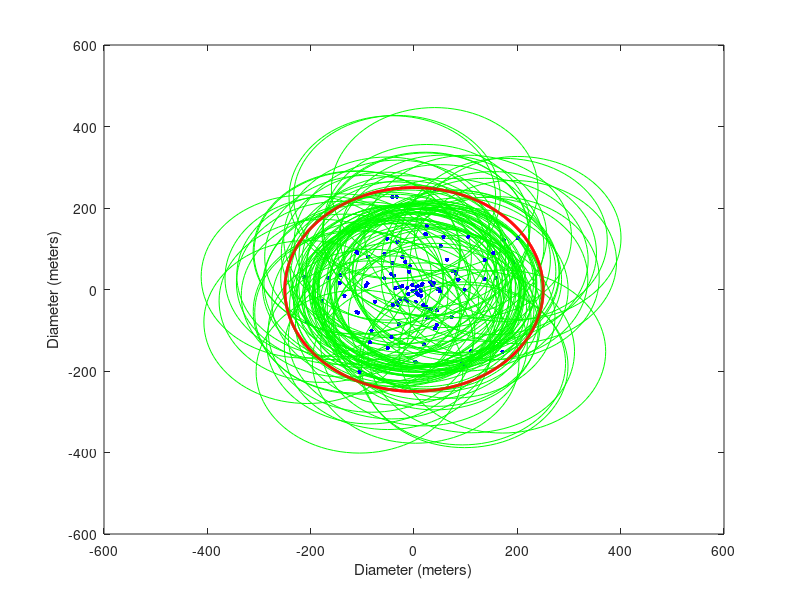
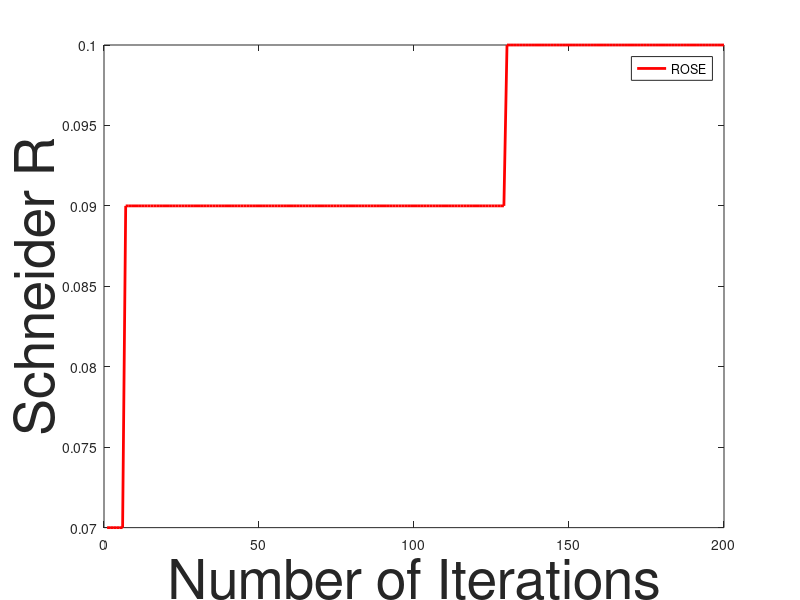

The MATLAB script that drew these images, in order:
clc
clear all;
close all;
%%%%%%%%%%% Initilizing General Variables %%%%%%%%%%%%%%%%%
R = 250; %radius of circle
Range = 200; %transmission range of nodes
N = 100; %number of nodes
Degree=zeros(1,N);
fitness_func_R=0;
s=(N*(N+1))/2; % Size of choromosome
no_of_chrom=20;
pop_members=no_of_chrom/2; %number of members in a population
chrom(1,s)=0; %initializing chromosome generalize
chrom_pop(1,s)=0; %initializing chromosome for population 1
pop1_chrom(pop_members,s)=0; %chromosome matrix of population 1
chrom_test(N,N)=0; %initilaizing matrix to save 3x3 into 2x2 matrix for chromosome generation
neighbour_limit=50; %no of neighbours each node can form
degree_check(1,N)=0;% to check degree of nodes in a adjacency matrix
B_D(N,N,no_of_chrom)=0; %initializing 3D matrix for storing adjacency matrix of population
threshold= 0.3; % threshhold or PChange for mutation
imax=100; %maximum itrations
schineder_R_imax(imax)=0;
aplha=0.8; % to calculate Ti from To in SA
max_step=200; % maximum itrations in SA
alpha=0.9;
%%%%%%%%%%%%%% Start cirle with diameter 500m, for defining field
t=0:pi/500:2*pi; 
x1=R*cos(t);
y1=R*sin(t);

plot(x1,y1,'r', 'LineWidth',2.0)
xlabel('Diameter (meters)');
ylabel('Diameter (meters)');
hold on;
%%%%%%%%%%%%% End cirle with diameter 500m, for defining field
distance= @(x,y) sqrt(((x.xd-y.xd)^2) + ((x.yd-y.yd)^2)); %Calculating Ecladian Distance

for i=1:N
    r=R;
    th=2*pi;
    r=r * rand ;
    th=th * rand ;
    x=r*(cos(th));
    y=r*(sin(th));
%%%% Start cirle with radius 200m, for defining nodes range    
    th = 0:pi/50:2*pi;
    xunit = Range * cos(th) + x;
    yunit = Range * sin(th) + y;
    plot(xunit, yunit, 'g', 'LineWidth',0.5);
    hold on
%%%% End cirle with radius 200m, for defining nodes range
    S(i).xd=x;
    S(i).yd=y;
    S(i).Nei= [];
    plot(S(i).xd,S(i).yd,'b.','MarkerSize',10)
    hold on
end

plot(x1,y1,'r', 'LineWidth',2.0)
hold on
plot(S(i).xd,S(i).yd,'b.','MarkerSize',10)
for i=1:N
    index=1;
    for j=1:N
           if i~=j
                distance_with_node =  distance(S(i),S(j));
                %if distance_with_node <= Range && numel(S(i).Nei)~=10
                if distance_with_node <= Range 
                    S(i).Nei (index)= j;
                    index=index+1;
                    hold on
                end               
           end
    end   
end

%%%%%%%%%%%%%%%%%%%%% Start of Adjacency Matrix %%%%%%%%%%%%%%%%%%%%
for i=1:N
    for j=1:N
        Member_check = ismember(i, S(j).Nei(:));
        if Member_check == 0
            A(i,j) = 0;
        else
            A(i,j) =1;
        end
    end
    Degree(i)=numel(S(i).Nei);
end
%%%%%%%%%%%%% End of Adjacency Matrix %%%%%%%%%%%%%%% 
%%%%%%%%%%%%% Start of Charomosome %%%%%%%%%%%%%%%%
j=1;
k=1;
l=N;
for i=j:N
  for m=j:N
    A(j,m);
     chrom(1,k)= A(j,m); % generating charomosome of orignal topology
     k=k+1;
  end
  j=j+1;    
end
%%%%%%%%%%%%% End of Charomosome %%%%%%%%%%%%%%%%


%%%%%%%%%%%%%%% Multiple Neighbours 3D Matix %%%%%%%%%%%%
B_D(:,:,1)=A; %storing orignal topology in 1st position of population
for k=2:no_of_chrom    %filling 2nd to 19th topologies in population 
    B_D(:,:,k)=A;
    for j=1:N
        degree_check(1,j)= sum(B_D(j,:,k));
        while degree_check(1,j) > neighbour_limit %applying edge limit n topology over population
            B_D(j,ceil(rand(1)*N),k)=0;     %deleting random edge from adjacency matrix for randomization        
            degree_check(1,j)= sum(B_D(j,:,k));
        end        
    end    
end


%%%%%%%%%%%%%%%%%%%%%%%%   Generating 1st population  %%%%%%%%%%%%%%%%%%
for i=1:pop_members %pop_members is limit of number of members in population
    pop1_adj(:,:,i)=B_D(:,:,i);    %saving first half of B_D in pop1_adj    
end
SA=pop1_adj;

%%%%%%%%%%%%%%%%%%% Chromosomes of 1st Population %%%%%%%%%%%%%%%%%%%%%%%%
for i=1:pop_members
    for j=1:N
            for k=1:N
                x=pop1_adj(j,k,i);
                chrom_test(j,k)=x;  
    
            end
    end


%%%%%%%% Choromosome converstion of adjacency matrix of chrom_test %%%%%%%%
j1=1;
k1=1;
l1=N;
for i1=j1:N
  for m1=j1:N
    A(j1,m1);
     chrom_pop(1,k1)= chrom_test(j1,m1); % generating charomosome of orignal topology
     k1=k1+1;
  end
  j1=j1+1;    
end    
pop1_chrom(i,:)=chrom_pop(1,:);    
    
 end

%%%%%%%%%%%  Generating 2nd population  %%%%%%%%%%%%%

for i=1:pop_members
    
    pop2_adj(:,:,i)=B_D(:,:,i+pop_members); %saving second half of B_D in pop2_adj

    
    
end  

%%%%%%% Chromosomes of 2nd Population %%%%%%%
%%%%%%%%%%%%%%%%%%% Chromosomes of 1st Population %%%%%%%%%%%%%%%%%%%%%%%%
for i=1:pop_members
    for j=1:N
            for k=1:N
                x=pop2_adj(j,k,i);
                chrom_test(j,k)=x;  
    
            end
    end


    %%%%%%%%choromosome converstion of adjacency matrix of chrom_test %%%%%%%%
j1=1;
k1=1;
l1=N;
for i1=j1:N
  for m1=j1:N
    A(j1,m1);
     chrom_pop(1,k1)= chrom_test(j1,m1); % generating charomosome of orignal topology
     k1=k1+1;
  end
  j1=j1+1;    
end    
pop2_chrom(i,:)=chrom_pop(1,:);   
end
%%%%%%%%%%%%%%%%%%%%%%% Itrations %%%%%%%%%%%%%%%%%%%%%%%%%%%%%%%
schineder_R1(1,10)=0; % for saving R values of pop1
schineder_R2(1,10)=0; % for saving R values of pop2
schineder_R_imax(1,imax)=0; % for saving R values of all itrations

%%%%%%%%%%%%%%% SA Veriable %%%%%%%%%%%%%%%%%
%%%%%% Calculating R of 1st Population Set %%%%%%%%%%%%%%%%%%%%%
   for n=1:pop_members %pop_members is limit of number of members in population
        c=SA(:,:,n);    %sconverting 3D matrix into 2D matric for calculation of R    
  
            for k=1:N
                degree_R(k)=sum(c(:,k));    %%degree calculation of matrix C, ready for calculation of schineder R
            end

    %%%%%%%%%%%%%%%%%%%% Calculating R   %%%%%%%%%%%%%%%%%%%%%%%%%%%%%%%%%%%%%%%%%
    %%%%%%%%%%% Calculating Maximum Degree Node %%%%%%%%%%%%%%%%
    [max_num,max_idx] = max(degree_R(:));
    max_idx;
    %%%%%%%%%%%% Deleting Maximum Degree Node %%%%%%%%%%%%%%%%%%
    A_D=c;
    A_D(:,max_idx)=0;
    A_D(max_idx,:)=0;
    %%%%%%%%% Finding 2nd Maximum degree %%%%%%%%%%%%%%%%%%%%%%%
    second_Degree(1,N)=0;
    for i=1:N
        for j=1:N
            second_Degree(j)= sum(A_D(:,j));
        end
    end
    [second_max_num,second_max_idx] = max(second_Degree(:));
    second_max_idx;
    %%%%%%%%%%%%%% Finding 90% Degrees in Comparison to Maximum degree %%%%%
    ninty_percent_max_degree=(max_num/100)*90;
    ninty_percent_threshold=0;
    num_ninty_percent_nodes=0;
   for j=1:N
        if second_Degree(j)>= ninty_percent_max_degree;
           num_ninty_percent_nodes= num_ninty_percent_nodes+1;
        end
   end
    num_ninty_percent_nodes;
    %%%%%%% Calculating Fittness Function R %%%%%%%
    fitness_func_R= num_ninty_percent_nodes/N;
     schineder_HA(n)=fitness_func_R;
     schineder_HA(n);
%%%%%%%%%%%%%%%%%%%%%% End of R  %%%%%%%%%%%%%%%%%%%%%%%%%%%
    end %% end of HA limit
    


%%%%%%%%%%%%%%%%%%%%%%% Start of Orignal ROSE %%%%%%%%%%%%%%%%%%%%%%%%%
   


ROSE_temp(100,100)=0;
ROSE_temp_1(100,100)=0;
ROSE_temp=SA(:,:,n);
for p=1:max_step
    
    %%%%%%%%%%% Calculating R for ROSE_temp %%%%%%%%%%
    c=ROSE_temp;    %sconverting 3D matrix into 2D matric for calculation of R    
  
            for k=1:N
                degree_R(k)=sum(c(:,k));    %%degree calculation of matrix C, ready for calculation of schineder R
            end

    %%%%%%%%%%%%%%%%%%%% Calculating R %%%%%%%%%%%%%%%%%%%%%%%%%%%%%%%%%%%%%%%%%
    %%%%%%%%%%% Calculating Maximum Degree Node %%%%%%%%%%%%%%%%
    [max_num,max_idx] = max(degree_R(:));
    max_idx;
    %%%%%%%%%%%% Deleting Maximum Degree Node %%%%%%%%%%%%%%%%%%
    A_D=c;
    A_D(:,max_idx)=0;
    A_D(max_idx,:)=0;
    %%%%%%%%% Finding 2nd Maximum degree %%%%%%%%%%%%%%%%%%%%%%%
    second_Degree(1,N)=0;
    for i=1:N
        for j=1:N
            second_Degree(j)= sum(A_D(:,j));
        end
    end
    [second_max_num,second_max_idx] = max(second_Degree(:));
    second_max_idx;
    %%%%%%%%%%%%%% Finding 90% Degrees in Comparison to Maximum degree %%%%%
    ninty_percent_max_degree=(max_num/100)*90;
    ninty_percent_threshold=0;
    num_ninty_percent_nodes=0;
   for j=1:N
        if second_Degree(j)>= ninty_percent_max_degree;
           num_ninty_percent_nodes= num_ninty_percent_nodes+1;
        end
   end
    num_ninty_percent_nodes;
    %%%%%%% Calculating Fittness Function R %%%%%%%
    fitness_func_R= num_ninty_percent_nodes/N;
     schineder_ROSE_temp=fitness_func_R;
  
  %%%% End of R Calculation for ROSE_temp %%%%%%%%%%
  
ROSE_temp_1=ROSE_temp;    
node1_index=0;
node2_index=0;
node1_neighbour_index=0;
node2_neighbour_index=0;
%%%% Selecting Two Independent and Isolated Edges for Degree Difference Operation %%%%%%
   while ((node1_index==0) || (node2_index==0) || (node1_neighbour_index==0) || (node2_neighbour_index==0)) 
    %%%%%%%% Finding two edges %%%%%%  
        for k=1:N
            algo_degree(k)=sum(ROSE_temp_1(:,k));    
        end    
            %%%%%%%%%%% Process of finding two edges %%%%%%%%%%%%%%
            %%%%%%%%%%% calculating first node %%%%%%%%%%%%%

        node1_index= ceil(rand(1)*N); %%%%Finding 1st Random Node
        node1_degree= algo_degree(node1_index);  %%%% Calculate degree of first random node
            %%%% calculating second random node
        ROSE_degree_second=algo_degree;
        ROSE_degree_second(max_idx)=0;
        [max_num,max_idx] = max(ROSE_degree_second(:));
        Member_check=0;        
        for i=1:N    
            if Member_check<ROSE_degree_second(i)
                    node2_index= ceil(rand(1)*N); %%%%Finding 1st Random Node
                    node2_degree= algo_degree(node2_index);  %%%% Calculate degree of first random node
                if ROSE_temp_1(node1_index,i)==0 %%checking column of node1_index
                    if ROSE_temp_1(i,node1_index)==0 %%%% Refer to picture, selection of highest degree having no edge with node 1
                        node2_index=i; 
                        node2_degree=ROSE_degree_second(i);
                         break
                    end
                end
            end
        end
        node2_index;
        node2_degree; 
            %%%%% Calculating partner of node 1 %%%%%
        degree_member_check=0;
        node1_neighbour_degree=0;
        node1_neighbour_index=0;
        
        for i=1:N
            Member_check =ROSE_temp_1(i,node1_index);
            if Member_check == 1 && i~=node2_index && i~=node1_index%checking edges of node 1
                if ROSE_temp_1(i,node2_index)==0           
                    degree_member_check=sum(ROSE_temp_1(:,i)); %if edge exists with any node then calculate degree of that node
                    if node1_neighbour_degree<degree_member_check
                        node1_neighbour_degree= degree_member_check ;
                        node1_neighbour_index=i;
                    end
           
                end
            end
        end
        node1_neighbour_index;
        node1_neighbour_degree;


            %%%% Calculating partner of node 2 %%%%%
        degree_member_check=0;
        node2_neighbour_degree=0;
        node2_neighbour_index=0;
        for i=1:N

            Member_check =ROSE_temp_1(i,node2_index);
            % Member_check = ismember(i, node2_index); %%check all rows of node2_index
                if Member_check == 1  
                    if ROSE_temp_1(i,node1_index)==0 
                        if ROSE_temp_1(i,node1_neighbour_index)==0 %checking edges of node 1
                            degree_member_check=sum(ROSE_temp_1(:,i)); %if edge exists with any node then calculate degree of that node
                                if node2_neighbour_degree<degree_member_check
                                        node2_neighbour_degree= degree_member_check ;
                                        node2_neighbour_index=i;
                                end
                        end
                    end
                end
        end
    end %%%% End of while loop for non zero edge calculation
    
n_i=node1_index
n_i_d=node1_degree;
n_j=node1_neighbour_index
n_j_d=node1_neighbour_degree;
n_k=node2_index
n_k_d=node2_degree;
n_l=node2_neighbour_index
n_l_d=node2_neighbour_degree;

rose_part1=abs(((n_i_d-n_k_d)+(n_j_d-n_l_d))/((n_i_d-n_j_d)+(n_k_d-n_l_d)))
rose_part2=abs(((n_i_d-n_l_d)+(n_j_d-n_k_d))/((n_i_d-n_j_d)+(n_k_d-n_l_d)))
rose_p=max(rose_part1,rose_part2)

SUB_0=rose_p*(abs(n_i_d-n_j_d)+abs(n_k_d-n_l_d))
SUB_1=abs(n_i_d-n_k_d)+abs(n_j_d-n_l_d)
SUB_2=abs(n_i_d-n_l_d)+abs(n_j_d-n_k_d)

[SUB_num,SUB_idx]= min([SUB_0 SUB_1 SUB_2])
    if SUB_idx==1
        ROSE_temp_2=ROSE_temp_1; 
        schineder_ROSE_temp;
        ROSE_temp_2(n_i,n_j)=0;
        ROSE_temp_2(n_j,n_i)=0;
        ROSE_temp_2(n_k,n_l)=0;
        ROSE_temp_2(n_l,n_k)=0;  

        ROSE_temp_2(n_i,n_l)=1;
        ROSE_temp_2(n_l,n_i)=1;
        ROSE_temp_2(n_j,n_k)=1;
        ROSE_temp_2(n_k,n_j)=1;   
        
            %%%%%%%%%%% Calculating R for ROSE_temp %%%%%%%%%%
        c=ROSE_temp_2;    %sconverting 3D matrix into 2D matric for calculation of R    
  
            for k=1:N
                degree_R(k)=sum(c(:,k));    %%degree calculation of matrix C, ready for calculation of schineder R
            end

        %%%%%%%%%%%%%%%%%%%% Calculating R %%%%%%%%%%%%%%%%%%%%%%%%%%%%%%%%%%%%%%%%%
        %%%%%%%%%%% Calculating Maximum Degree Node %%%%%%%%%%%%%%%%
        [max_num,max_idx] = max(degree_R(:));
        max_idx;
        %%%%%%%%%%%% Deleting Maximum Degree Node %%%%%%%%%%%%%%%%%%
        A_D=c;
        A_D(:,max_idx)=0;
        A_D(max_idx,:)=0;
        %%%%%%%%% Finding 2nd Maximum degree %%%%%%%%%%%%%%%%%%%%%%%
        second_Degree(1,N)=0;
        for i=1:N
            for j=1:N
                second_Degree(j)= sum(A_D(:,j));
            end
        end
        [second_max_num,second_max_idx] = max(second_Degree(:));
        second_max_idx;
        %%%%%%%%%%%%%% Finding 90% Degrees in Comparison to Maximum degree %%%%%
        ninty_percent_max_degree=(max_num/100)*90;
        ninty_percent_threshold=0;
        num_ninty_percent_nodes=0;
        for j=1:N
            if second_Degree(j)>= ninty_percent_max_degree;
               num_ninty_percent_nodes= num_ninty_percent_nodes+1;
            end
        end
        num_ninty_percent_nodes;
        %%%%%%% Calculating Fittness Function R %%%%%%%
        fitness_func_R= num_ninty_percent_nodes/N;
        schineder_ROSE_temp_new=fitness_func_R;

        %%%% End of R Calculation for ROSE_temp %%%%%%%%%%
        if schineder_ROSE_temp_new>schineder_ROSE_temp
            ROSE_temp_1=ROSE_temp_2;
        end
    end
    if SUB_idx==2
        ROSE_temp_2=ROSE_temp_1; 
        schineder_ROSE_temp;
        ROSE_temp_2(n_i,n_j)=0;
        ROSE_temp_2(n_j,n_i)=0;
        ROSE_temp_2(n_k,n_l)=0;
        ROSE_temp_2(n_l,n_k)=0;  

        ROSE_temp_2(n_i,n_k)=1;
        ROSE_temp_2(n_k,n_i)=1;
        ROSE_temp_2(n_j,n_l)=1;
        ROSE_temp_2(n_l,n_j)=1;   
        
            %%%%%%%%%%% Calculating R for ROSE_temp %%%%%%%%%%
        c=ROSE_temp_2;    %sconverting 3D matrix into 2D matric for calculation of R    
  
            for k=1:N
                degree_R(k)=sum(c(:,k));    %%degree calculation of matrix C, ready for calculation of schineder R
            end

        %%%%%%%%%%%%%%%%%%%% Calculating R %%%%%%%%%%%%%%%%%%%%%%%%%%%%%%%%%%%%%%%%%
        %%%%%%%%%%% Calculating Maximum Degree Node %%%%%%%%%%%%%%%%
        [max_num,max_idx] = max(degree_R(:));
        max_idx;
        %%%%%%%%%%%% Deleting Maximum Degree Node %%%%%%%%%%%%%%%%%%
        A_D=c;
        A_D(:,max_idx)=0;
        A_D(max_idx,:)=0;
        %%%%%%%%% Finding 2nd Maximum degree %%%%%%%%%%%%%%%%%%%%%%%
        second_Degree(1,N)=0;
        for i=1:N
            for j=1:N
                second_Degree(j)= sum(A_D(:,j));
            end
        end
        [second_max_num,second_max_idx] = max(second_Degree(:));
        second_max_idx;
        %%%%%%%%%%%%%% Finding 90% Degrees in Comparison to Maximum degree %%%%%
        ninty_percent_max_degree=(max_num/100)*90;
        ninty_percent_threshold=0;
        num_ninty_percent_nodes=0;
        for j=1:N
            if second_Degree(j)>= ninty_percent_max_degree;
               num_ninty_percent_nodes= num_ninty_percent_nodes+1;
            end
        end
        num_ninty_percent_nodes;
        %%%%%%% Calculating Fittness Function R %%%%%%%
        fitness_func_R= num_ninty_percent_nodes/N;
        schineder_ROSE_temp_new=fitness_func_R;

        %%%% End of R Calculation for ROSE_temp %%%%%%%%%%
        if schineder_ROSE_temp_new>schineder_ROSE_temp
            ROSE_temp_1=ROSE_temp_2;
        end        
    end 
    
    %%%% END OF DEGREE DIFFERENCE OPERATION %%%%%%%
    
%%%%%%%%%%%%%%%%%%%% Start of Angle Sum Operation %%%%%%%%%%%%%%%%%%%%%%%%
%%%%%% Calculating Network Centroid %%%%%%
%     c=ROSE_temp_1;       
%   
%             for k=1:N
%                 degree_R(k)=sum(c(:,k));    %%degree calculation of matrix C, ready for calculation of schineder R
%             end
%     [centroid_degree,centroid_index] = max(degree_R(:));
%     centroid_index;
    centroid_degree=sum(c(:,1))
    centroid_index=1
%%%%%%%% Finding two edges %%%%%%  
      while ((node1_index==0) || (node2_index==0) || (node1_neighbour_index==0) || (node2_neighbour_index==0)) 
    
        for k=1:N
            algo_degree(k)=sum(ROSE_temp_1(:,k));    
        end    
            %%%%%%%%%%% Process of finding two edges %%%%%%%%%%%%%%
            %%%%%%%%%%% calculating first node %%%%%%%%%%%%%

        node1_index= ceil(rand(1)*N); %%%%Finding 1st Random Node
        node1_degree= algo_degree(node1_index);  %%%% Calculate degree of first random node
            %%%% calculating second random node
        ROSE_degree_second=algo_degree;
        ROSE_degree_second(max_idx)=0;
        [max_num,max_idx] = max(ROSE_degree_second(:));
        Member_check=0;        
        for i=1:N    
            if Member_check<ROSE_degree_second(i)
                    node2_index= ceil(rand(1)*N); %%%%Finding 1st Random Node
                    node2_degree= algo_degree(node2_index);  %%%% Calculate degree of first random node
                if ROSE_temp_1(node1_index,i)==0 %%checking column of node1_index
                    if ROSE_temp_1(i,node1_index)==0 %%%% Refer to picture, selection of highest degree having no edge with node 1
                        node2_index=i; 
                        node2_degree=ROSE_degree_second(i);
                         break
                    end
                end
            end
        end
        node2_index;
        node2_degree; 
            %%%%% Calculating partner of node 1 %%%%%
        degree_member_check=0;
        node1_neighbour_degree=0;
        node1_neighbour_index=0;
        
        for i=1:N
            Member_check =ROSE_temp_1(i,node1_index);
            if Member_check == 1 && i~=node2_index && i~=node1_index%checking edges of node 1
                if ROSE_temp_1(i,node2_index)==0           
                    degree_member_check=sum(ROSE_temp_1(:,i)); %if edge exists with any node then calculate degree of that node
                    if node1_neighbour_degree<degree_member_check
                        node1_neighbour_degree= degree_member_check ;
                        node1_neighbour_index=i;
                    end
           
                end
            end
        end
        node1_neighbour_index;
        node1_neighbour_degree;


            %%%% Calculating partner of node 2 %%%%%
        degree_member_check=0;
        node2_neighbour_degree=0;
        node2_neighbour_index=0;
        for i=1:N

            Member_check =ROSE_temp_1(i,node2_index);
            % Member_check = ismember(i, node2_index); %%check all rows of node2_index
                if Member_check == 1  
                    if ROSE_temp_1(i,node1_index)==0 
                        if ROSE_temp_1(i,node1_neighbour_index)==0 %checking edges of node 1
                            degree_member_check=sum(ROSE_temp_1(:,i)); %if edge exists with any node then calculate degree of that node
                                if node2_neighbour_degree<degree_member_check
                                        node2_neighbour_degree= degree_member_check ;
                                        node2_neighbour_index=i;
                                end
                        end
                    end
                end
        end
    end %%%% End of while loop for non zero edge calculation
n_i=node1_index;
n_i_d=node1_degree;
n_j=node1_neighbour_index;
n_j_d=node1_neighbour_degree;
n_k=node2_index;
n_k_d=node2_degree;
n_l=node2_neighbour_index;
n_l_d=node2_neighbour_degree;
    if (centroid_index~=node1_index && centroid_index~=node2_index && centroid_index~=node1_neighbour_index && centroid_index~=node2_neighbour_index)
    
        m1_xd=(S(node1_index).xd+S(node1_neighbour_index).xd)/2;  %%%%% Calculating x axis value mid point to edge i and j
        m1_yd=(S(node1_index).yd+S(node1_neighbour_index).yd)/2;  %%%%% Calculating y axis value mid point to edge i and j
        m2_xd=(S(node2_index).xd+S(node2_neighbour_index).xd)/2;  %%%%% Calculating x axis value mid point to edge k and l
        m2_yd=(S(node2_index).yd+S(node2_neighbour_index).yd)/2;  %%%%% Calculating y axis value mid point to edge k and l
        
        len_a_alpha_scheme1=sqrt(abs((S(centroid_index).xd-S(n_j).xd).^2)+abs((S(centroid_index).yd-S(n_j).yd).^2));
        len_b_alpha_scheme1=sqrt(abs((S(n_i).xd-S(centroid_index).xd).^2)+abs((S(n_i).yd-S(centroid_index).yd).^2));
        len_c_alpha_scheme1=sqrt(abs((S(n_j).xd-S(n_i).xd).^2)+abs((S(n_j).yd-S(n_i).yd).^2));
        
        if len_b_alpha_scheme1<len_a_alpha_scheme1  %%% to make sure that len a is less than len b
            temp_a=len_b_alpha_scheme1; %if len b is less than len a then swap
            temp_b=len_a_alpha_scheme1; %if len b is less than len a then swap
            len_a_alpha_scheme1=temp_a; %if len b is less than len a then swap
            len_b_alpha_scheme1=temp_b; %if len b is less than len a then swap
        end
        
        alpha_scheme1=acos((len_b_alpha_scheme1.^2+len_c_alpha_scheme1.^2-len_a_alpha_scheme1.^2)/(2*len_b_alpha_scheme1*len_c_alpha_scheme1))
        
        len_a_beta_scheme1=sqrt(abs((S(centroid_index).xd-S(n_l).xd).^2)+abs((S(centroid_index).yd-S(n_l).yd).^2));
        len_b_beta_scheme1=sqrt(abs((S(n_k).xd-S(centroid_index).xd).^2)+abs((S(n_k).yd-S(centroid_index).yd).^2));
        len_c_beta_scheme1=sqrt(abs((S(n_l).xd-S(n_k).xd).^2)+abs((S(n_l).yd-S(n_k).yd).^2));
        if len_b_beta_scheme1<len_a_beta_scheme1  %%% to make sure that len a is less than len b
            temp_a=len_b_beta_scheme1;  %if len b is less than len a then swap
            temp_b=len_a_beta_scheme1;  %if len b is less than len a then swap
            len_a_beta_scheme1=temp_a;  %if len b is less than len a then swap
            len_b_beta_scheme1=temp_b;  %if len b is less than len a then swap
        end        
        beta_scheme1=acos((len_b_alpha_scheme1.^2+len_c_alpha_scheme1.^2-len_a_alpha_scheme1.^2)/(2*len_b_alpha_scheme1*len_c_alpha_scheme1))
        
        scheme1angle=alpha_scheme1+beta_scheme1;
        
        len_a_alpha_scheme2=sqrt(abs((S(centroid_index).xd-S(n_k).xd).^2)+abs((S(centroid_index).yd-S(n_k).yd).^2));
        len_b_alpha_scheme2=sqrt(abs((S(n_i).xd-S(centroid_index).xd).^2)+abs((S(n_i).yd-S(centroid_index).yd).^2));
        len_c_alpha_scheme2=sqrt(abs((S(n_k).xd-S(n_i).xd).^2)+abs((S(n_k).yd-S(n_i).yd).^2));        
        if len_b_alpha_scheme1<len_a_alpha_scheme1  %%% to make sure that len a is less than len b
            temp_a=len_b_alpha_scheme1;  %if len b is less than len a then swap
            temp_b=len_a_alpha_scheme1;  %if len b is less than len a then swap
            len_a_alpha_scheme1=temp_a;  %if len b is less than len a then swap
            len_b_alpha_scheme1=temp_b;  %if len b is less than len a then swap
        end        
        alpha_scheme2=acos((len_b_alpha_scheme1.^2+len_c_alpha_scheme1.^2-len_a_alpha_scheme1.^2)/(2*len_b_alpha_scheme1*len_c_alpha_scheme1))
        
        
        len_a_beta_scheme2=sqrt(abs((S(centroid_index).xd-S(n_l).xd).^2)+abs((S(centroid_index).yd-S(n_l).yd).^2));
        len_b_beta_scheme2=sqrt(abs((S(n_j).xd-S(centroid_index).xd).^2)+abs((S(n_j).yd-S(centroid_index).yd).^2));
        len_c_beta_scheme2=sqrt(abs((S(n_j).xd-S(n_l).xd).^2)+abs((S(n_j).yd-S(n_l).yd).^2));        
        if len_b_beta_scheme1<len_a_beta_scheme1  %%% to make sure that len a is less than len b
            temp_a=len_b_beta_scheme1;  %if len b is less than len a then swap
            temp_b=len_a_beta_scheme1;  %if len b is less than len a then swap
            len_a_beta_scheme1=temp_a;  %if len b is less than len a then swap
            len_b_beta_scheme1=temp_b;  %if len b is less than len a then swap
        end   
        beta_scheme2=acos((len_b_alpha_scheme1.^2+len_c_alpha_scheme1.^2-len_a_alpha_scheme1.^2)/(2*len_b_alpha_scheme1*len_c_alpha_scheme1))
        scheme2angle=alpha_scheme2+beta_scheme2;
        
        len_a_alpha_scheme3=sqrt(abs((S(centroid_index).xd-S(n_j).xd).^2)+abs((S(centroid_index).yd-S(n_j).yd).^2));
        len_b_alpha_scheme3=sqrt(abs((S(n_k).xd-S(centroid_index).xd).^2)+abs((S(n_k).yd-S(centroid_index).yd).^2));
        len_c_alpha_scheme3=sqrt(abs((S(n_j).xd-S(n_k).xd).^2)+abs((S(n_j).yd-S(n_k).yd).^2));        
        if len_b_alpha_scheme1<len_a_alpha_scheme1  %%% to make sure that len a is less than len b
            temp_a=len_b_alpha_scheme1;  %if len b is less than len a then swap
            temp_b=len_a_alpha_scheme1;  %if len b is less than len a then swap
            len_a_alpha_scheme1=temp_a;  %if len b is less than len a then swap
            len_b_alpha_scheme1=temp_b;  %if len b is less than len a then swap
        end        
        alpha_scheme3=acos((len_b_alpha_scheme1.^2+len_c_alpha_scheme1.^2-len_a_alpha_scheme1.^2)/(2*len_b_alpha_scheme1*len_c_alpha_scheme1))
        
        
        len_a_beta_scheme3=sqrt(abs((S(centroid_index).xd-S(n_l).xd).^2)+abs((S(centroid_index).yd-S(n_l).yd).^2));
        len_b_beta_scheme3=sqrt(abs((S(n_i).xd-S(centroid_index).xd).^2)+abs((S(n_i).yd-S(centroid_index).yd).^2));
        len_c_beta_scheme3=sqrt(abs((S(n_l).xd-S(n_i).xd).^2)+abs((S(n_j).yd-S(n_l).yd).^2));        
        if len_b_beta_scheme1<len_a_beta_scheme1  %%% to make sure that len a is less than len b
            temp_a=len_b_beta_scheme1;  %if len b is less than len a then swap
            temp_b=len_a_beta_scheme1;  %if len b is less than len a then swap
            len_a_beta_scheme1=temp_a;  %if len b is less than len a then swap
            len_b_beta_scheme1=temp_b;  %if len b is less than len a then swap
        end           
        beta_scheme3=acos((len_b_alpha_scheme1.^2+len_c_alpha_scheme1.^2-len_a_alpha_scheme1.^2)/(2*len_b_alpha_scheme1*len_c_alpha_scheme1))
        scheme3angle=alpha_scheme3+beta_scheme3;
        
        if scheme1angle>scheme2angle
            schineder_ROSE_temp_new; 
            ROSE_temp_2=ROSE_temp_1; 
            ROSE_temp_2(n_i,n_j)=0;
            ROSE_temp_2(n_j,n_i)=0;
            ROSE_temp_2(n_k,n_l)=0;
            ROSE_temp_2(n_l,n_k)=0;  

            ROSE_temp_2(n_i,n_k)=1;
            ROSE_temp_2(n_k,n_i)=1;
            ROSE_temp_2(n_j,n_l)=1;
            ROSE_temp_2(n_l,n_j)=1;
                        %%%%%%%%%%% Calculating R for ROSE_temp %%%%%%%%%%
        c=ROSE_temp_2;    %sconverting 3D matrix into 2D matric for calculation of R    
  
            for k=1:N
                degree_R(k)=sum(c(:,k));    %%degree calculation of matrix C, ready for calculation of schineder R
            end

            %%%%%%%%%%%%%%%%%%%% Calculating R %%%%%%%%%%%%%%%%%%%%%%%%%%%%%%%%%%%%%%%%%
            %%%%%%%%%%% Calculating Maximum Degree Node %%%%%%%%%%%%%%%%
            [max_num,max_idx] = max(degree_R(:));
            max_idx;
            %%%%%%%%%%%% Deleting Maximum Degree Node %%%%%%%%%%%%%%%%%%
            A_D=c;
            A_D(:,max_idx)=0;
            A_D(max_idx,:)=0;
            %%%%%%%%% Finding 2nd Maximum degree %%%%%%%%%%%%%%%%%%%%%%%
            second_Degree(1,N)=0;
            for i=1:N
                for j=1:N
                    second_Degree(j)= sum(A_D(:,j));
                end
            end
            [second_max_num,second_max_idx] = max(second_Degree(:));
            second_max_idx;
            %%%%%%%%%%%%%% Finding 90% Degrees in Comparison to Maximum degree %%%%%
            ninty_percent_max_degree=(max_num/100)*90;
            ninty_percent_threshold=0;
            num_ninty_percent_nodes=0;
            for j=1:N
                if second_Degree(j)>= ninty_percent_max_degree;
                   num_ninty_percent_nodes= num_ninty_percent_nodes+1;
                end
            end
            num_ninty_percent_nodes;
            %%%%%%% Calculating Fittness Function R %%%%%%%
            fitness_func_R= num_ninty_percent_nodes/N;
            schineder_ROSE_temp_new=fitness_func_R;

            %%%% End of R Calculation for ROSE_temp %%%%%%%%%%
            if schineder_ROSE_temp_new>schineder_ROSE_temp
                ROSE_temp_1=ROSE_temp_2;
            end        
        end
        if scheme1angle>scheme3angle
            schineder_ROSE_temp_new;    
            ROSE_temp_2=ROSE_temp_1; 
            ROSE_temp_2(n_i,n_j)=0;
            ROSE_temp_2(n_j,n_i)=0;
            ROSE_temp_2(n_k,n_l)=0;
            ROSE_temp_2(n_l,n_k)=0;  

            ROSE_temp_2(n_i,n_l)=1;
            ROSE_temp_2(n_l,n_i)=1;
            ROSE_temp_2(n_j,n_k)=1;
            ROSE_temp_2(n_k,n_j)=1;  
                        %%%%%%%%%%% Calculating R for ROSE_temp %%%%%%%%%%
        c=ROSE_temp_2;    %sconverting 3D matrix into 2D matric for calculation of R    
  
            for k=1:N
                degree_R(k)=sum(c(:,k));    %%degree calculation of matrix C, ready for calculation of schineder R
            end

            %%%%%%%%%%%%%%%%%%%% Calculating R %%%%%%%%%%%%%%%%%%%%%%%%%%%%%%%%%%%%%%%%%
            %%%%%%%%%%% Calculating Maximum Degree Node %%%%%%%%%%%%%%%%
            [max_num,max_idx] = max(degree_R(:));
            max_idx;
            %%%%%%%%%%%% Deleting Maximum Degree Node %%%%%%%%%%%%%%%%%%
            A_D=c;
            A_D(:,max_idx)=0;
            A_D(max_idx,:)=0;
            %%%%%%%%% Finding 2nd Maximum degree %%%%%%%%%%%%%%%%%%%%%%%
            second_Degree(1,N)=0;
            for i=1:N
                for j=1:N
                    second_Degree(j)= sum(A_D(:,j));
                end
            end
            [second_max_num,second_max_idx] = max(second_Degree(:));
            second_max_idx;
            %%%%%%%%%%%%%% Finding 90% Degrees in Comparison to Maximum degree %%%%%
            ninty_percent_max_degree=(max_num/100)*90;
            ninty_percent_threshold=0;
            num_ninty_percent_nodes=0;
            for j=1:N
                if second_Degree(j)>= ninty_percent_max_degree;
                   num_ninty_percent_nodes= num_ninty_percent_nodes+1;
                end
            end
            num_ninty_percent_nodes;
            %%%%%%% Calculating Fittness Function R %%%%%%%
            fitness_func_R= num_ninty_percent_nodes/N;
            schineder_ROSE_temp_new=fitness_func_R;

            %%%% End of R Calculation for ROSE_temp %%%%%%%%%%
            if schineder_ROSE_temp_new>schineder_ROSE_temp
                ROSE_temp_1=ROSE_temp_2;
            end   
        end  
        
    end
    
    
%%%% End of Angle Sum Operation %%%%%%%%%
    
    
    
    
    
  %%%%%%%%%%% Again Calculating R for ROSE_temp_1 after new edges %%%%%%%%%%
    c=ROSE_temp_1;    %sconverting 3D matrix into 2D matric for calculation of R    
  
            for k=1:N
                degree_R(k)=sum(c(:,k));    %%degree calculation of matrix C, ready for calculation of schineder R
            end

    %%%%%%%%%%%%%%%%%%%% Calculating R   %%%%%%%%%%%%%%%%%%%%%%%%%%%%%%%%%%%%%%%%%
    %%%%%%%%%%% Calculating Maximum Degree Node %%%%%%%%%%%%%%%%
    [max_num,max_idx] = max(degree_R(:));
    max_idx;
    %%%%%%%%%%%% Deleting Maximum Degree Node %%%%%%%%%%%%%%%%%%
    A_D=c;
    A_D(:,max_idx)=0;
    A_D(max_idx,:)=0;
    %%%%%%%%% Finding 2nd Maximum degree %%%%%%%%%%%%%%%%%%%%%%%
    second_Degree(1,N)=0;
    for i=1:N
        for j=1:N
            second_Degree(j)= sum(A_D(:,j));
        end
    end
    [second_max_num,second_max_idx] = max(second_Degree(:));
    second_max_idx;
    %%%%%%%%%%%%%% Finding 90% Degrees in Comparison to Maximum degree %%%%%
    ninty_percent_max_degree=(max_num/100)*90;
    ninty_percent_threshold=0;
    num_ninty_percent_nodes=0;
   for j=1:N
        if second_Degree(j)>= ninty_percent_max_degree;
           num_ninty_percent_nodes= num_ninty_percent_nodes+1;
        end
   end
    num_ninty_percent_nodes;
    %%%%%%% Calculating Fittness Function R %%%%%%%
    fitness_func_R= num_ninty_percent_nodes/N;
     schineder_ROSE_temp_second=fitness_func_R;  
  %%%% End of Again Re- R Calculation for ROSE_temp_1 %%%%%%%%%%
  
  
  
  if schineder_ROSE_temp_second>schineder_ROSE_temp 
        ROSE_temp=ROSE_temp_1;
      
  end

schineder_ROSE_check(p)=schineder_ROSE_temp_second;
schineder_ROSE_check_2(p)=schineder_ROSE_temp;
end    
%%%%%%%%%%%%%%%%%%%%%%%% End of Orignal ROSE %%%%%%%%%%%%%%%%%%%%%%%%%%

figure;
plot(schineder_ROSE_check_2, 'r','LineWidth',2.00);
legend('ROSE');
ylabel('Schneider R','fontsize',40)
xlabel('Number of Iterations','fontsize',40)


